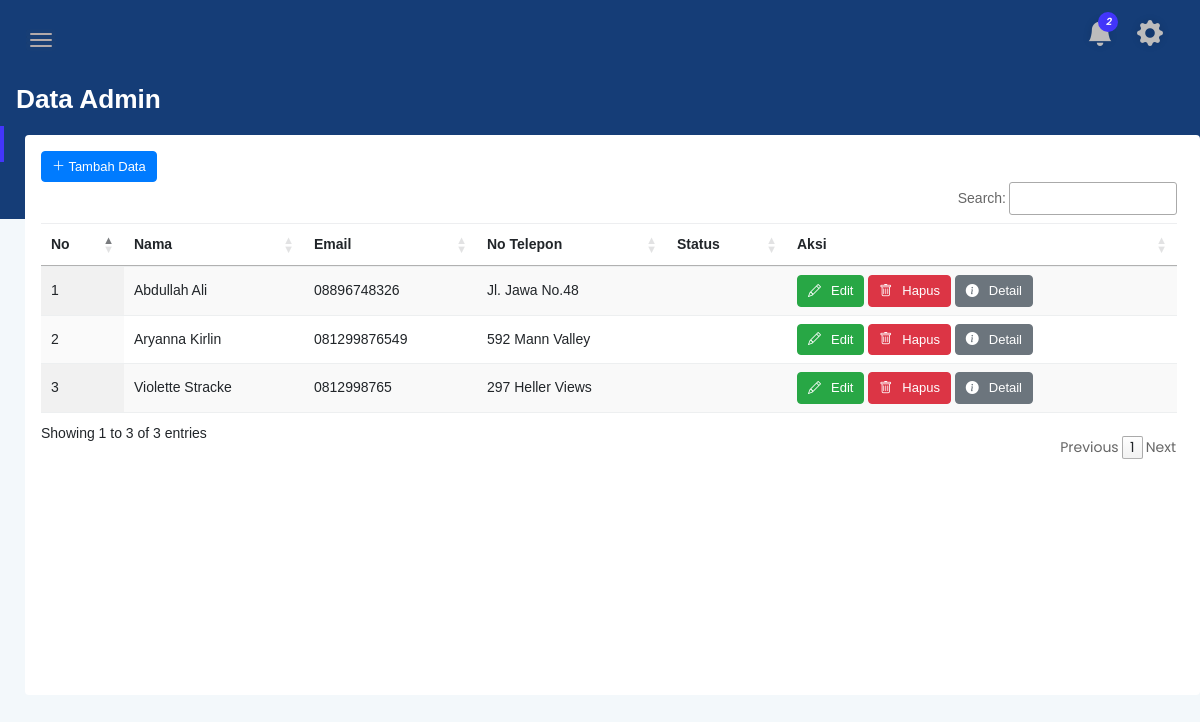
/admin/admin.php (signed in), run on an earlier commit of the app's database.
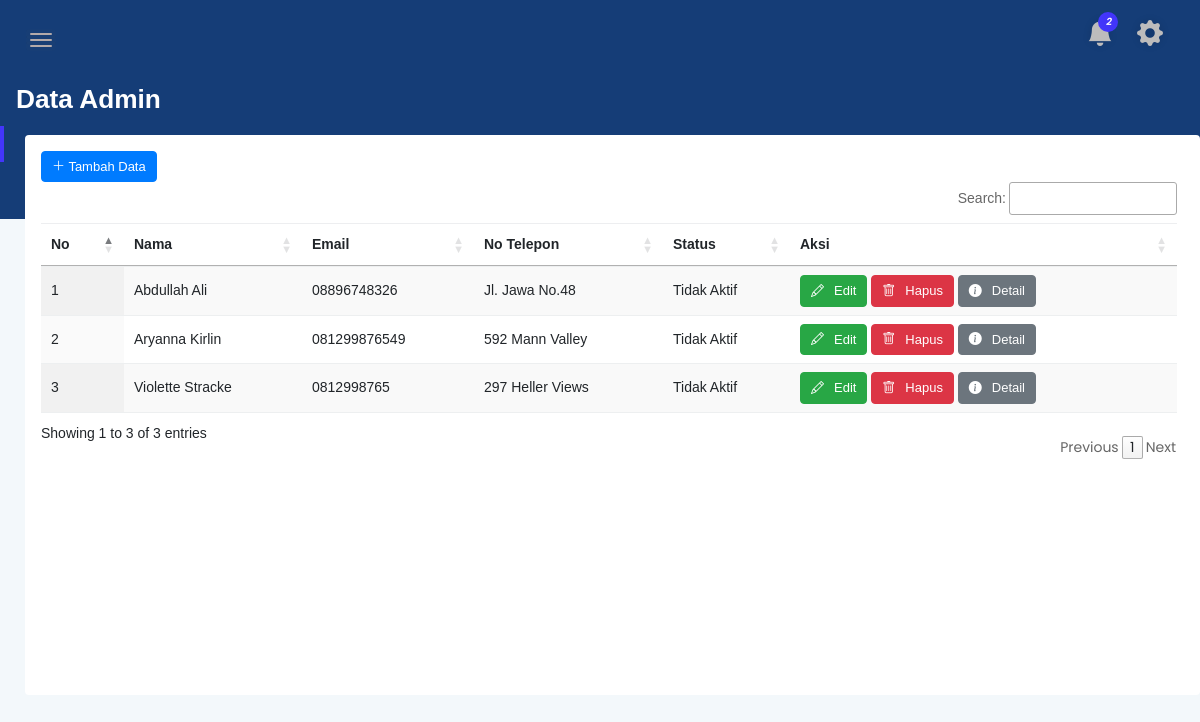
And on a later commit of the database.
### tables this page shows
CREATE TABLE `akun` (
  `id_user` int(255) UNSIGNED NOT NULL,
  `firstname` varchar(255) NOT NULL,
  `lastname` varchar(255) NOT NULL,
  `username` varchar(255) NOT NULL,
  `pass` varchar(255) NOT NULL,
  `no_hp` varchar(255) NOT NULL,
  `alamat` varchar(255) NOT NULL,
  `tgl_masuk` date DEFAULT NULL,
  `foto_profile` varchar(255) NOT NULL,
  `asal_kampus` varchar(255) NOT NULL,
  `hak_akses` char(1) NOT NULL DEFAULT '1',
  `no_kamar` char(255) NOT NULL DEFAULT 'Kosong',
  `status` enum('Aktif','Tidak Aktif') NOT NULL DEFAULT 'Tidak Aktif'
);

### admin/method/dataadmin/ViewDataAdmin.php
<?php
include 'database/config.php';
$sql = "SELECT * FROM akun WHERE `hak_akses` = '0'";
$count = 1;
$hasil = mysqli_query($conn, $sql);
while ($data = mysqli_fetch_array($hasil, MYSQLI_ASSOC)) {
?>
    <tr>
        <td>
            <?php echo $count++; ?>
        </td>
        <td>
            <?php echo $data['firstname'], " ", $data['lastname']; ?>
        </td>
        <td>
            <?php echo $data['no_hp']; ?>
        </td>
        <td>
            <?php echo $data['alamat']; ?>
        </td>
        <td>
            <?php echo $data['status']; ?>
        </td>
        <th>
            <button class="btn btn-success btn-xs" data-bs-toggle="modal" data-bs-target="#edit_data_admin<?php echo $data['id_user']; ?>">
                <i class="bi-pencil" style="padding-right: 10px;"></i>Edit
            </button>
            <button class="btn btn-danger btn-xs" data-bs-toggle="modal" data-bs-target="#hapus_data_admin<?php echo $data['id_user']; ?>">
                <i class="bi-trash" style="padding-right: 10px;"></i>Hapus
            </button>
            <button class="btn btn-secondary btn-xs" data-bs-toggle="modal" data-bs-target="#detail_data_admin<?php echo $data['id_user']; ?>">
                <i class="bi-info-circle-fill" style="padding-right: 10px;"></i>Detail
            </button>
        </th>
    </tr>
<?php
}
?>

What changed in the data, as far as the page shows it:
changed akun "Abdullah": status (not shown) → "Tidak Aktif"
changed akun "Aryanna": status (not shown) → "Tidak Aktif"
changed akun "Violette": status (not shown) → "Tidak Aktif"
